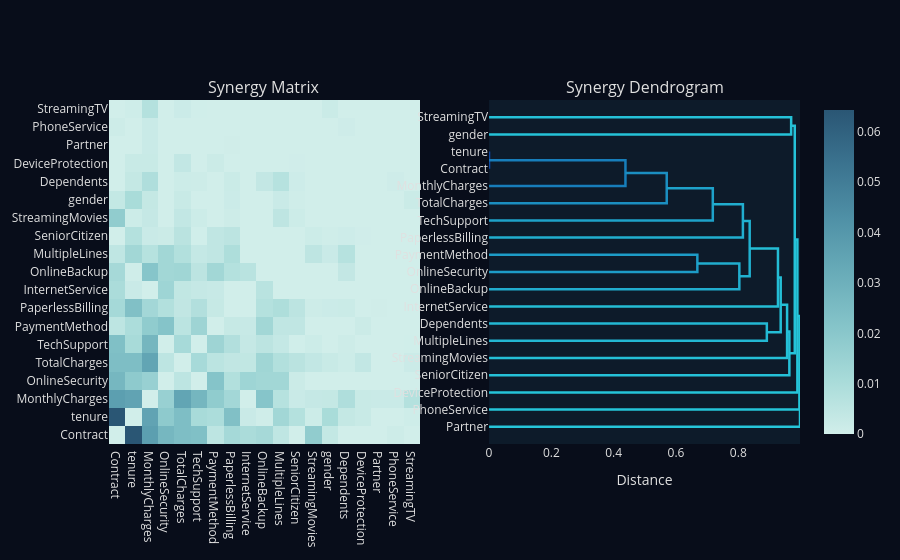
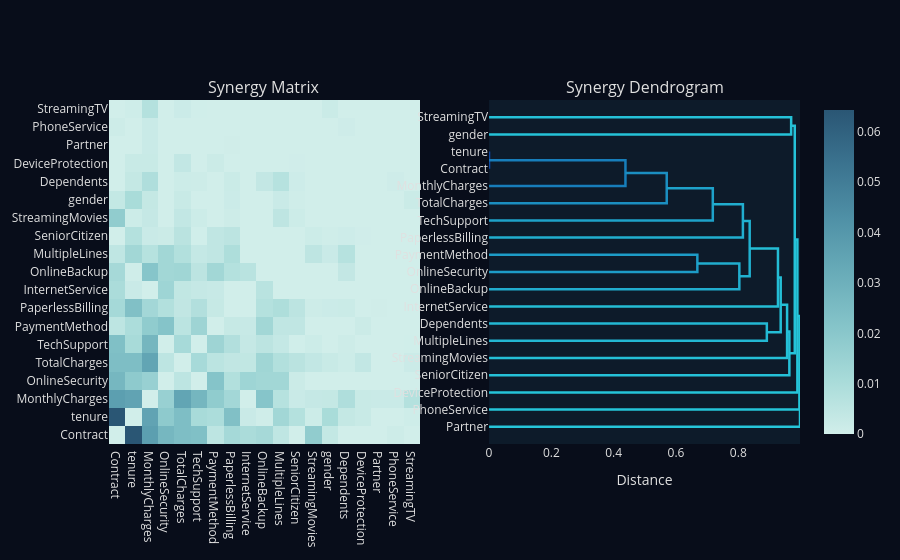

The notebook cell saved with these charts, in order:
### Markdown cell above
## Feature Synergy Analysis

### Code cell
report.plot_synergy(kind="both", sample_size=200)

### Figure 1 — Plotly figure (JSON) as saved in the notebook; plotly's stock layout.template omitted (floating-point values rounded to 4 significant figures; data arrays with more than 128 entries replaced by an {"elided": "..."} marker saying what was removed)
{"data": [{"colorscale": [[0.0, "rgb(209, 238, 234)"], [0.1667, "rgb(168, 219, 217)"], [0.3333, "rgb(133, 196, 201)"], [0.5, "rgb(104, 171, 184)"], [0.6667, "rgb(79, 144, 166)"], [0.8333, "rgb(59, 115, 143)"], [1.0, "rgb(42, 86, 116)"]], "showscale": true, "type": "heatmap", "x": ["Contract", "tenure", "MonthlyCharges", "OnlineSecurity", "TotalCharges", "TechSupport", "PaymentMethod", "PaperlessBilling", "InternetService", "OnlineBackup", "MultipleLines", "SeniorCitizen", "StreamingMovies", "gender", "Dependents", "DeviceProtection", "Partner", "PhoneService", "StreamingTV"], "xaxis": "x", "y": ["Contract", "tenure", "MonthlyCharges", "OnlineSecurity", "TotalCharges", "TechSupport", "PaymentMethod", "PaperlessBilling", "InternetService", "OnlineBackup", "MultipleLines", "SeniorCitizen", "StreamingMovies", "gender", "Dependents", "DeviceProtection", "Partner", "PhoneService", "StreamingTV"], "yaxis": "y", "z": {"elided": "19x19 float values"}}, {"hoverinfo": "skip", "line": {"color": "rgb(35,184,211)", "width": 2.5}, "mode": "lines", "showlegend": false, "type": "scatter", "x": [0.0, 0.8915, 0.8915, 0.0], "xaxis": "x2", "y": [55.0, 55.0, 65.0, 65.0], "yaxis": "y2"}, {"hoverinfo": "skip", "line": {"color": "rgb(29,156,199)", "width": 2.5}, "mode": "lines", "showlegend": false, "type": "scatter", "x": [0.0, 0.6685, 0.6685, 0.0], "xaxis": "x2", "y": [95.0, 95.0, 105.0, 105.0], "yaxis": "y2"}, {"hoverinfo": "skip", "line": {"color": "rgb(33,173,206)", "width": 2.5}, "mode": "lines", "showlegend": false, "type": "scatter", "x": [0.0, 0.8033, 0.8033, 0.6685], "xaxis": "x2", "y": [85.0, 85.0, 100.0, 100.0], "yaxis": "y2"}, {"hoverinfo": "skip", "line": {"color": "rgb(13,71,161)", "width": 2.5}, "mode": "lines", "showlegend": false, "type": "scatter", "x": [0.0, 2.22e-16, 2.22e-16, 0.0], "xaxis": "x2", "y": [155.0, 155.0, 165.0, 165.0], "yaxis": "y2"}, {"hoverinfo": "skip", "line": {"color": "rgb(23,126,186)", "width": 2.5}, "mode": "lines", "showlegend": false, "type": "scatter", "x": [0.0, 0.4378, 0.4378, 2.22e-16], "xaxis": "x2", "y": [145.0, 145.0, 160.0, 160.0], "yaxis": "y2"}, {"hoverinfo": "skip", "line": {"color": "rgb(27,143,193)", "width": 2.5}, "mode": "lines", "showlegend": false, "type": "scatter", "x": [0.0, 0.5703, 0.5703, 0.4378], "xaxis": "x2", "y": [135.0, 135.0, 152.5, 152.5], "yaxis": "y2"}, {"hoverinfo": "skip", "line": {"color": "rgb(30,162,202)", "width": 2.5}, "mode": "lines", "showlegend": false, "type": "scatter", "x": [0.0, 0.7181, 0.7181, 0.5703], "xaxis": "x2", "y": [125.0, 125.0, 143.8, 143.8], "yaxis": "y2"}, {"hoverinfo": "skip", "line": {"color": "rgb(33,174,207)", "width": 2.5}, "mode": "lines", "showlegend": false, "type": "scatter", "x": [0.0, 0.8147, 0.8147, 0.7181], "xaxis": "x2", "y": [115.0, 115.0, 134.4, 134.4], "yaxis": "y2"}, {"hoverinfo": "skip", "line": {"color": "rgb(33,177,208)", "width": 2.5}, "mode": "lines", "showlegend": false, "type": "scatter", "x": [0.8033, 0.8365, 0.8365, 0.8147], "xaxis": "x2", "y": [92.5, 92.5, 124.7, 124.7], "yaxis": "y2"}, {"hoverinfo": "skip", "line": {"color": "rgb(36,189,213)", "width": 2.5}, "mode": "lines", "showlegend": false, "type": "scatter", "x": [0.0, 0.9273, 0.9273, 0.8365], "xaxis": "x2", "y": [75.0, 75.0, 108.6, 108.6], "yaxis": "y2"}, {"hoverinfo": "skip", "line": {"color": "rgb(36,190,214)", "width": 2.5}, "mode": "lines", "showlegend": false, "type": "scatter", "x": [0.8915, 0.936, 0.936, 0.9273], "xaxis": "x2", "y": [60.0, 60.0, 91.8, 91.8], "yaxis": "y2"}, {"hoverinfo": "skip", "line": {"color": "rgb(36,192,215)", "width": 2.5}, "mode": "lines", "showlegend": false, "type": "scatter", "x": [0.0, 0.9565, 0.9565, 0.936], "xaxis": "x2", "y": [45.0, 45.0, 75.9, 75.9], "yaxis": "y2"}, {"hoverinfo": "skip", "line": {"color": "rgb(37,193,216)", "width": 2.5}, "mode": "lines", "showlegend": false, "type": "scatter", "x": [0.0, 0.9638, 0.9638, 0.9565], "xaxis": "x2", "y": [35.0, 35.0, 60.45, 60.45], "yaxis": "y2"}, {"hoverinfo": "skip", "line": {"color": "rgb(37,194,216)", "width": 2.5}, "mode": "lines", "showlegend": false, "type": "scatter", "x": [0.0, 0.9696, 0.9696, 0.0], "xaxis": "x2", "y": [175.0, 175.0, 185.0, 185.0], "yaxis": "y2"}, {"hoverinfo": "skip", "line": {"color": "rgb(37,195,217)", "width": 2.5}, "mode": "lines", "showlegend": false, "type": "scatter", "x": [0.9638, 0.9812, 0.9812, 0.9696], "xaxis": "x2", "y": [47.72, 47.72, 180.0, 180.0], "yaxis": "y2"}, {"hoverinfo": "skip", "line": {"color": "rgb(37,196,217)", "width": 2.5}, "mode": "lines", "showlegend": false, "type": "scatter", "x": [0.0, 0.9896, 0.9896, 0.9812], "xaxis": "x2", "y": [25.0, 25.0, 113.9, 113.9], "yaxis": "y2"}, {"hoverinfo": "skip", "line": {"color": "rgb(37,197,217)", "width": 2.5}, "mode": "lines", "showlegend": false, "type": "scatter", "x": [0.0, 0.9963, 0.9963, 0.9896], "xaxis": "x2", "y": [15.0, 15.0, 69.43, 69.43], "yaxis": "y2"}, {"hoverinfo": "skip", "line": {"color": "rgb(38,198,218)", "width": 2.5}, "mode": "lines", "showlegend": false, "type": "scatter", "x": [0.0, 0.998, 0.998, 0.9963], "xaxis": "x2", "y": [5.0, 5.0, 42.22, 42.22], "yaxis": "y2"}], "layout": {"annotations": [{"font": {"size": 16}, "showarrow": false, "text": "Synergy Matrix", "x": 0.225, "xanchor": "center", "xref": "paper", "y": 1.0, "yanchor": "bottom", "yref": "paper"}, {"font": {"size": 16}, "showarrow": false, "text": "Synergy Dendrogram", "x": 0.775, "xanchor": "center", "xref": "paper", "y": 1.0, "yanchor": "bottom", "yref": "paper"}], "font": {"color": "#E0E0E0"}, "paper_bgcolor": "#080D1A", "plot_bgcolor": "#0D1B2A", "xaxis": {"anchor": "y", "domain": [0.0, 0.45], "showgrid": false, "zeroline": false}, "xaxis2": {"anchor": "y2", "domain": [0.55, 1.0], "showgrid": false, "title": {"text": "Distance"}, "zeroline": false}, "yaxis": {"anchor": "x", "domain": [0.0, 1.0], "showgrid": false, "zeroline": false}, "yaxis2": {"anchor": "x2", "domain": [0.0, 1.0], "showgrid": false, "tickmode": "array", "ticktext": ["Partner", "PhoneService", "DeviceProtection", "SeniorCitizen", "StreamingMovies", "MultipleLines", "Dependents", "InternetService", "OnlineBackup", "OnlineSecurity", "PaymentMethod", "PaperlessBilling", "TechSupport", "TotalCharges", "MonthlyCharges", "Contract", "tenure", "gender", "StreamingTV"], "tickvals": [5, 15, 25, 35, 45, 55, 65, 75, 85, 95, 105, 115, 125, 135, 145, 155, 165, 175, 185], "zeroline": false}}}

### Figure 2 — Plotly figure (JSON) as saved in the notebook; plotly's stock layout.template omitted (floating-point values rounded to 4 significant figures; data arrays with more than 128 entries replaced by an {"elided": "..."} marker saying what was removed)
{"data": [{"colorscale": [[0.0, "rgb(209, 238, 234)"], [0.1667, "rgb(168, 219, 217)"], [0.3333, "rgb(133, 196, 201)"], [0.5, "rgb(104, 171, 184)"], [0.6667, "rgb(79, 144, 166)"], [0.8333, "rgb(59, 115, 143)"], [1.0, "rgb(42, 86, 116)"]], "showscale": true, "type": "heatmap", "x": ["Contract", "tenure", "MonthlyCharges", "OnlineSecurity", "TotalCharges", "TechSupport", "PaymentMethod", "PaperlessBilling", "InternetService", "OnlineBackup", "MultipleLines", "SeniorCitizen", "StreamingMovies", "gender", "Dependents", "DeviceProtection", "Partner", "PhoneService", "StreamingTV"], "xaxis": "x", "y": ["Contract", "tenure", "MonthlyCharges", "OnlineSecurity", "TotalCharges", "TechSupport", "PaymentMethod", "PaperlessBilling", "InternetService", "OnlineBackup", "MultipleLines", "SeniorCitizen", "StreamingMovies", "gender", "Dependents", "DeviceProtection", "Partner", "PhoneService", "StreamingTV"], "yaxis": "y", "z": {"elided": "19x19 float values"}}, {"hoverinfo": "skip", "line": {"color": "rgb(35,184,211)", "width": 2.5}, "mode": "lines", "showlegend": false, "type": "scatter", "x": [0.0, 0.8915, 0.8915, 0.0], "xaxis": "x2", "y": [55.0, 55.0, 65.0, 65.0], "yaxis": "y2"}, {"hoverinfo": "skip", "line": {"color": "rgb(29,156,199)", "width": 2.5}, "mode": "lines", "showlegend": false, "type": "scatter", "x": [0.0, 0.6685, 0.6685, 0.0], "xaxis": "x2", "y": [95.0, 95.0, 105.0, 105.0], "yaxis": "y2"}, {"hoverinfo": "skip", "line": {"color": "rgb(33,173,206)", "width": 2.5}, "mode": "lines", "showlegend": false, "type": "scatter", "x": [0.0, 0.8033, 0.8033, 0.6685], "xaxis": "x2", "y": [85.0, 85.0, 100.0, 100.0], "yaxis": "y2"}, {"hoverinfo": "skip", "line": {"color": "rgb(13,71,161)", "width": 2.5}, "mode": "lines", "showlegend": false, "type": "scatter", "x": [0.0, 2.22e-16, 2.22e-16, 0.0], "xaxis": "x2", "y": [155.0, 155.0, 165.0, 165.0], "yaxis": "y2"}, {"hoverinfo": "skip", "line": {"color": "rgb(23,126,186)", "width": 2.5}, "mode": "lines", "showlegend": false, "type": "scatter", "x": [0.0, 0.4378, 0.4378, 2.22e-16], "xaxis": "x2", "y": [145.0, 145.0, 160.0, 160.0], "yaxis": "y2"}, {"hoverinfo": "skip", "line": {"color": "rgb(27,143,193)", "width": 2.5}, "mode": "lines", "showlegend": false, "type": "scatter", "x": [0.0, 0.5703, 0.5703, 0.4378], "xaxis": "x2", "y": [135.0, 135.0, 152.5, 152.5], "yaxis": "y2"}, {"hoverinfo": "skip", "line": {"color": "rgb(30,162,202)", "width": 2.5}, "mode": "lines", "showlegend": false, "type": "scatter", "x": [0.0, 0.7181, 0.7181, 0.5703], "xaxis": "x2", "y": [125.0, 125.0, 143.8, 143.8], "yaxis": "y2"}, {"hoverinfo": "skip", "line": {"color": "rgb(33,174,207)", "width": 2.5}, "mode": "lines", "showlegend": false, "type": "scatter", "x": [0.0, 0.8147, 0.8147, 0.7181], "xaxis": "x2", "y": [115.0, 115.0, 134.4, 134.4], "yaxis": "y2"}, {"hoverinfo": "skip", "line": {"color": "rgb(33,177,208)", "width": 2.5}, "mode": "lines", "showlegend": false, "type": "scatter", "x": [0.8033, 0.8365, 0.8365, 0.8147], "xaxis": "x2", "y": [92.5, 92.5, 124.7, 124.7], "yaxis": "y2"}, {"hoverinfo": "skip", "line": {"color": "rgb(36,189,213)", "width": 2.5}, "mode": "lines", "showlegend": false, "type": "scatter", "x": [0.0, 0.9273, 0.9273, 0.8365], "xaxis": "x2", "y": [75.0, 75.0, 108.6, 108.6], "yaxis": "y2"}, {"hoverinfo": "skip", "line": {"color": "rgb(36,190,214)", "width": 2.5}, "mode": "lines", "showlegend": false, "type": "scatter", "x": [0.8915, 0.936, 0.936, 0.9273], "xaxis": "x2", "y": [60.0, 60.0, 91.8, 91.8], "yaxis": "y2"}, {"hoverinfo": "skip", "line": {"color": "rgb(36,192,215)", "width": 2.5}, "mode": "lines", "showlegend": false, "type": "scatter", "x": [0.0, 0.9565, 0.9565, 0.936], "xaxis": "x2", "y": [45.0, 45.0, 75.9, 75.9], "yaxis": "y2"}, {"hoverinfo": "skip", "line": {"color": "rgb(37,193,216)", "width": 2.5}, "mode": "lines", "showlegend": false, "type": "scatter", "x": [0.0, 0.9638, 0.9638, 0.9565], "xaxis": "x2", "y": [35.0, 35.0, 60.45, 60.45], "yaxis": "y2"}, {"hoverinfo": "skip", "line": {"color": "rgb(37,194,216)", "width": 2.5}, "mode": "lines", "showlegend": false, "type": "scatter", "x": [0.0, 0.9696, 0.9696, 0.0], "xaxis": "x2", "y": [175.0, 175.0, 185.0, 185.0], "yaxis": "y2"}, {"hoverinfo": "skip", "line": {"color": "rgb(37,195,217)", "width": 2.5}, "mode": "lines", "showlegend": false, "type": "scatter", "x": [0.9638, 0.9812, 0.9812, 0.9696], "xaxis": "x2", "y": [47.72, 47.72, 180.0, 180.0], "yaxis": "y2"}, {"hoverinfo": "skip", "line": {"color": "rgb(37,196,217)", "width": 2.5}, "mode": "lines", "showlegend": false, "type": "scatter", "x": [0.0, 0.9896, 0.9896, 0.9812], "xaxis": "x2", "y": [25.0, 25.0, 113.9, 113.9], "yaxis": "y2"}, {"hoverinfo": "skip", "line": {"color": "rgb(37,197,217)", "width": 2.5}, "mode": "lines", "showlegend": false, "type": "scatter", "x": [0.0, 0.9963, 0.9963, 0.9896], "xaxis": "x2", "y": [15.0, 15.0, 69.43, 69.43], "yaxis": "y2"}, {"hoverinfo": "skip", "line": {"color": "rgb(38,198,218)", "width": 2.5}, "mode": "lines", "showlegend": false, "type": "scatter", "x": [0.0, 0.998, 0.998, 0.9963], "xaxis": "x2", "y": [5.0, 5.0, 42.22, 42.22], "yaxis": "y2"}], "layout": {"annotations": [{"font": {"size": 16}, "showarrow": false, "text": "Synergy Matrix", "x": 0.225, "xanchor": "center", "xref": "paper", "y": 1.0, "yanchor": "bottom", "yref": "paper"}, {"font": {"size": 16}, "showarrow": false, "text": "Synergy Dendrogram", "x": 0.775, "xanchor": "center", "xref": "paper", "y": 1.0, "yanchor": "bottom", "yref": "paper"}], "font": {"color": "#E0E0E0"}, "paper_bgcolor": "#080D1A", "plot_bgcolor": "#0D1B2A", "xaxis": {"anchor": "y", "domain": [0.0, 0.45], "showgrid": false, "zeroline": false}, "xaxis2": {"anchor": "y2", "domain": [0.55, 1.0], "showgrid": false, "title": {"text": "Distance"}, "zeroline": false}, "yaxis": {"anchor": "x", "domain": [0.0, 1.0], "showgrid": false, "zeroline": false}, "yaxis2": {"anchor": "x2", "domain": [0.0, 1.0], "showgrid": false, "tickmode": "array", "ticktext": ["Partner", "PhoneService", "DeviceProtection", "SeniorCitizen", "StreamingMovies", "MultipleLines", "Dependents", "InternetService", "OnlineBackup", "OnlineSecurity", "PaymentMethod", "PaperlessBilling", "TechSupport", "TotalCharges", "MonthlyCharges", "Contract", "tenure", "gender", "StreamingTV"], "tickvals": [5, 15, 25, 35, 45, 55, 65, 75, 85, 95, 105, 115, 125, 135, 145, 155, 165, 175, 185], "zeroline": false}}}
